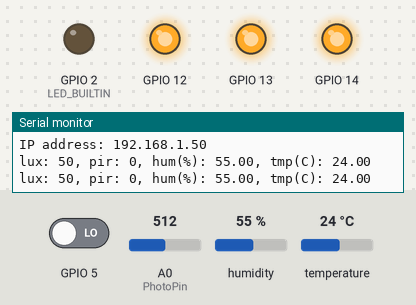
This sketch was run on a simulated ESP8266 (NodeMCU). Parts: output pins drawn as LEDs (lit = HIGH, except the on-board LED, lit = LOW), the last lines printed to the serial monitor. Inputs (shaded band) come from the test bench; at power-on: GPIO 5 LOW, A0 (PhotoPin) = 512, humidity 55 %, temperature 24 °C. WiFi joins after 1.5 s; servers stay silent unless stated; web services answer with replies made up by the test bench.

Above: at 3.1 s.
3.2 s: GPIO 5 driven HIGH
5.7 s: A0 (PhotoPin) set to 333
7.4 s: A0 (PhotoPin) set to 301
At 9.4 s:
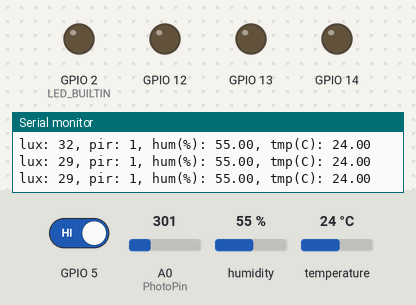
9.7 s: GPIO 5 driven LOW
At 10.8 s:
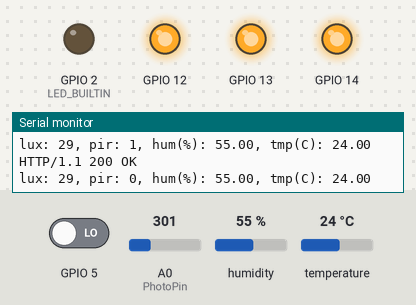
Timing chart, 0 to 12.7 s (numbered marks = the images above; inputs shaded):
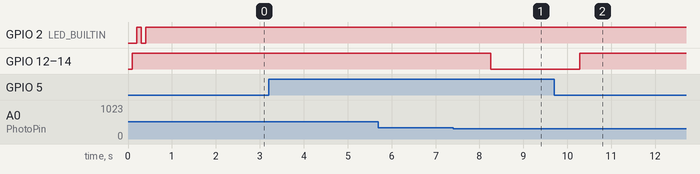

Measured:
- the behaviour switches between 318 and 317 on A0 (PhotoPin) (found by bisection; images 0 and 1)
- after the input at 7.4 s, GPIO 12–14: HIGH → LOW after 0.86 s
- after the input at 9.7 s, GPIO 12–14: LOW → HIGH after 0.58 s

The sketch:

Smart_Home_IoT.ino
```cpp
#include <ESP8266WiFi.h>
#include <ESP8266WiFiMulti.h>
#include "DHT.h"
#define DHTTYPE DHT11

const int PIRPin        = D15;
const int DHTpin        = D14;
const int RedLEDpin     = D13;
const int GrnLEDpin     = D12;
const int BluLEDpin     = D11;
const int PhotoPin      = A0;

DHT dht(DHTpin, DHTTYPE);

#define LED_ON          LOW
#define LED_OFF         HIGH
#define PIR_DETECTED    HIGH
#define PIR_NONE        LOW

#define LIGHT_UP_THRESHOLD  30

#ifndef STASSID
#define STASSID         "andrew"
#define STAPSK          "1234567890"
#endif

const char* ssid        = STASSID;
const char* password    = STAPSK;

const char* host        = "maker.ifttt.com";
const uint16_t port     = 80;

unsigned int current_pir_stat        = 0;

ESP8266WiFiMulti WiFiMulti;
WiFiClient client;

typedef enum {
  OFF,
  ON,
  BLINK_INIT,
  BLINK_SENT,
} led_state_t;

void ledCtrl(led_state_t st)
{
  switch (st)
  {
    case ON:
      digitalWrite(LED_BUILTIN, LOW); /* Active Low LED_BUILTIN */
      break;
    case OFF:
      digitalWrite(LED_BUILTIN, HIGH);
      break;
    case BLINK_INIT:
      digitalWrite(LED_BUILTIN, LOW);
      delay(100);
      digitalWrite(LED_BUILTIN, HIGH);
      delay(100);
      digitalWrite(LED_BUILTIN, LOW);
      delay(100);
      digitalWrite(LED_BUILTIN, HIGH);
      break;
    case BLINK_SENT:
      digitalWrite(LED_BUILTIN, HIGH);
      delay(50);
      digitalWrite(LED_BUILTIN, LOW);
      delay(50);
      digitalWrite(LED_BUILTIN, HIGH);
      delay(50);
      digitalWrite(LED_BUILTIN, LOW);
      break;
  }
}


void init_dev_io()
{
  Serial.begin(115200);
  while (!Serial) {
    ; // wait for serial port to connect. Needed for native USB
  }
  delay(100);

  pinMode(LED_BUILTIN, OUTPUT);
  pinMode(RedLEDpin,   OUTPUT);
  pinMode(GrnLEDpin,   OUTPUT);
  pinMode(BluLEDpin,   OUTPUT);

  digitalWrite(RedLEDpin, HIGH);
  digitalWrite(GrnLEDpin, HIGH);
  digitalWrite(BluLEDpin, HIGH);

  pinMode(PIRPin,   INPUT);
  pinMode(PhotoPin, INPUT);

  ledCtrl(BLINK_INIT);
  Serial.println();
}


void init_sensors()
{
  dht.begin();
}


void init_wifi()
{
  unsigned int i = 0;

  WiFi.mode(WIFI_STA);
  WiFiMulti.addAP(ssid, password);

  Serial.println();
  Serial.println();
  Serial.print("Wait for WiFi");

  while (WiFiMulti.run() != WL_CONNECTED) {
    Serial.print(".");
    delay(500);

    i++;

    if (i % 2 == 0) {
      ledCtrl(OFF);
    } else {
      ledCtrl(ON);
    }

    if (i >= ((1 << (sizeof(uint16) * 8)) - 1)) {
      i = 0;
    }
  }

  Serial.printf("\nWiFi connected to: %s\n", WiFi.SSID().c_str());
  Serial.printf("IP address: %s\n", WiFi.localIP().toString().c_str());
  ledCtrl(ON);
}


void setup() {
  init_dev_io();
  init_sensors();
  init_wifi();

  ledCtrl(OFF);
}

void lightControl(int state) {
  digitalWrite(RedLEDpin, state);
  digitalWrite(GrnLEDpin, state);
  digitalWrite(BluLEDpin, state);
}

void showEnvInfo(int lux, int pir, float hum, float tmp) {
  Serial.print(F("lux: "));
  Serial.print(lux);
  Serial.print(F(", pir: "));
  Serial.print(pir == PIR_DETECTED);
  Serial.print(F(", hum(%): "));
  Serial.print(hum);
  Serial.print(F(", tmp(C): "));
  Serial.println(tmp);
}

void send_data_to_cloud(int lux, int pir, float hum, float tmp)
{
  while (!client.connect(host, port)) {
    Serial.println("connection failed");
    Serial.println("wait 5 sec...");
    delay(5000);
  }

  // https://www.urlencoder.org/
  String strEnvInfo = String("%E7%92%B0%E5%A2%83%E8%B3%87%E8%A8%8A"); // 環境資訊
  String strLux = String("%E7%85%A7%E5%BA%A6"); // 照度
  String strHum = String("%E6%BF%95%E5%BA%A6"); // 濕度
  String strTmp = String("%E6%BA%AB%E5%BA%A6"); // 溫度
  String value1 = strEnvInfo +
                  ":%20" + strLux + ":" + String(lux) + "%25" +
                  ",%20" + strHum + ":" + String(hum) + "%25" +
                  ",%20" + strTmp + ":" + String(tmp) + "%C2%B0C";

  String value2 = String("");
  if (pir == PIR_DETECTED) {
    value2 = String("%E6%9C%89%E4%BA%BA%E5%9C%A8%E6%88%BF%E9%96%93"); // 有人在房間
  } else {
    value2 = String("%E6%88%BF%E9%96%93%E6%B2%92%E4%BA%BA"); // 房間沒人
  }

  String value3 = String("");

  client.print("GET /trigger/i-smart-home/with/key/dl1STyaVAEygTVSG?value1=" + value1 + "&value2=" + value2 + "&value3=" + value3 +
               " HTTP/1.1\r\n" +
               "Host: maker.ifttt.com\r\n" +
               "Connection: close\r\n\r\n");

  String line = client.readStringUntil('\r');
  Serial.println(line);
  client.stop();
}

void loop() {
  int lux = (((float)analogRead(PhotoPin)) / 1024) * 100;
  int pir = digitalRead(PIRPin);
  float hum = dht.readHumidity();
  float tmp = dht.readTemperature();


  if (pir == PIR_DETECTED) {
    if (lux <= LIGHT_UP_THRESHOLD) {
      lightControl(LED_ON);
    }
  } else {
    lightControl(LED_OFF);
  }

  if (pir != current_pir_stat) {
    current_pir_stat = pir;
    send_data_to_cloud(lux, pir, hum, tmp);
  }

  if (isnan(hum) || isnan(tmp)) {
    Serial.println(F("Failed to read from DHT sensor!"));
    return;
  }

  showEnvInfo(lux, pir, hum, tmp);

  delay(1000);
}
```
